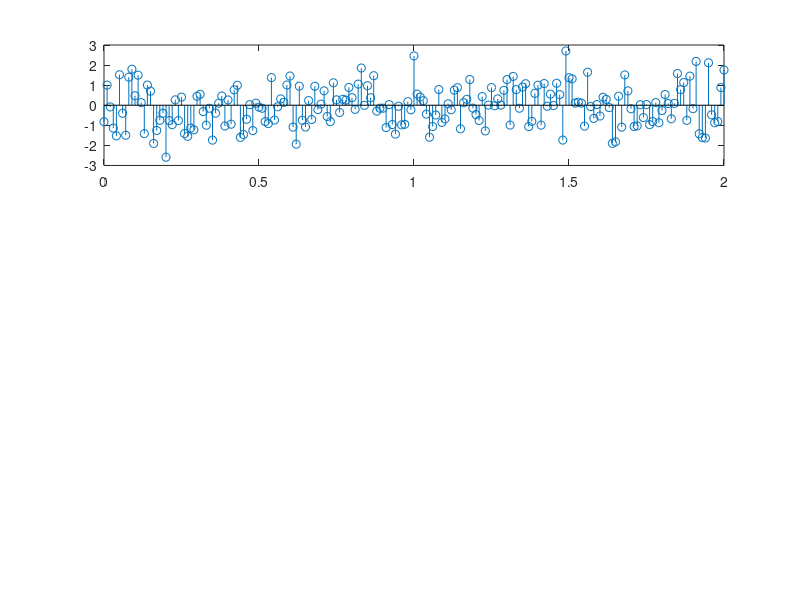

Here is the MATLAB script that generated this plot: (Note: this script raises an error after producing the figure.)
% Parameters
f = 2;
t = 0:0.01:2;

% Generate a random signal
x = randn(size(t)); % Random signal

% Initialize parameters for Delta Modulation
a = 0.05;  % Reduced step size for delta modulation
y_DM = zeros(size(x));  % Output delta modulated signal
bitstream = zeros(1, length(x));  % Bitstream to store 0s and 1s
prev_x = 0;  % Initialize previous value for comparison
alternate_sign = a;  % To alternate between +a and -a when samples are equal

% Plotting
figure;
subplot(3,1,1);
x_orig = stem(t, x).YData; 
title('Random Input Signal');
xlabel('Time');
ylabel('Amplitude');

% Delta Modulation Loop
for i = 1:length(x)
    if i == 1
        value = 0;
    else 
        value = x_orig(i-1);
    end
    
    if x_orig(i) > value 
        y_DM(i) = +a;  % Increase by +a
        bitstream(i) = 1;  % Represent increasing step as 1
    elseif value > x_orig(i)
        y_DM(i) = -a;  % Decrease by -a
        bitstream(i) = 0;  % Represent decreasing step as 0
    else
        y_DM(i) = +alternate_sign;  % Alternate between +a and -a for equal values
        bitstream(i) = 1;  % Treat equal case as 1 (can be customized)
        alternate_sign = -alternate_sign;  % Toggle the sign
    end
end

% Create square pulses for bitstream using stairs
bitstream_square = repelem(bitstream, 10);  % Repeat each bit 10 times for square pulse effect
t_square = linspace(0, max(t), length(bitstream_square));  % Adjust time axis for the repeated points

% Plot Delta Modulated Signal
subplot(3,1,2);
stairs(t, y_DM); 
title('Delta Modulated Signal with Reduced Step Size (a = 0.05)');
xlabel('Time');
ylabel('Amplitude');

% Plot Square Pulse Bitstream
subplot(3,1,3);
stairs(t_square, bitstream_square, 'r', 'LineWidth', 1.5);  % Use stairs for square pulses
title('Delta Modulation Bitstream Output (Square Pulses)');
xlabel('Time');
ylabel('Bit Value (0 or 1)');
ylim([-0.2 1.2]);  % Keep bitstream in 0-1 range
grid on;

% Display the bitstream in the command window
disp('Bitstream output:');
disp(bitstream);
